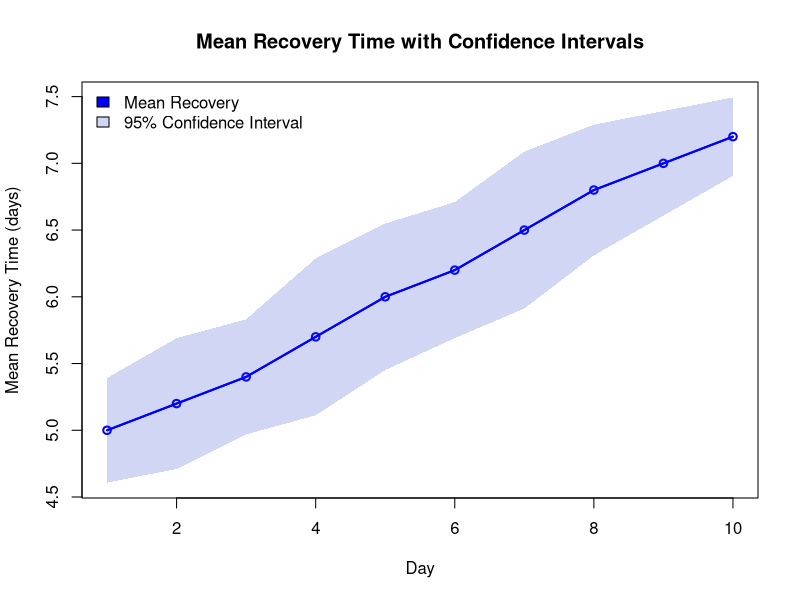

Reproduce this figure in R.
time_data <- data.frame( 
  Day = 1:10,
  Mean_Recovery = c(5, 5.2, 5.4, 5.7, 6, 6.2, 6.5, 6.8, 7, 7.2), # Mean recovery time
  SE = c(0.2, 0.25, 0.22, 0.3, 0.28, 0.26, 0.3, 0.25, 0.2, 0.15) # Standard error
)

time_data$Lower_CI <- time_data$Mean_Recovery - 1.96 * time_data$SE
time_data$Upper_CI <- time_data$Mean_Recovery + 1.96 * time_data$SE

# Plot the mean recovery times
plot(time_data$Day, time_data$Mean_Recovery, type = "o", col = "blue", lwd = 2,
     xlab = "Day", ylab = "Mean Recovery Time (days)", 
     main = "Mean Recovery Time with Confidence Intervals",
     ylim = c(min(time_data$Lower_CI), max(time_data$Upper_CI)))

# Add the confidence interval as a shaded area
polygon(
  c(time_data$Day, rev(time_data$Day)),
  c(time_data$Upper_CI, rev(time_data$Lower_CI)),
  col = rgb(0.1, 0.2, 0.8, 0.2), border = NA
  # Shaded area with transparency
)

# Add the mean recovery line again to ensure it stands out
lines(time_data$Day, time_data$Mean_Recovery, col = "blue", lwd = 2)

# Add labels for clarity
legend("topleft", legend = c("Mean Recovery", "95% Confidence Interval"), 
       fill = c("blue", rgb(0.1, 0.2, 0.8, 0.2)), bty = "n")
